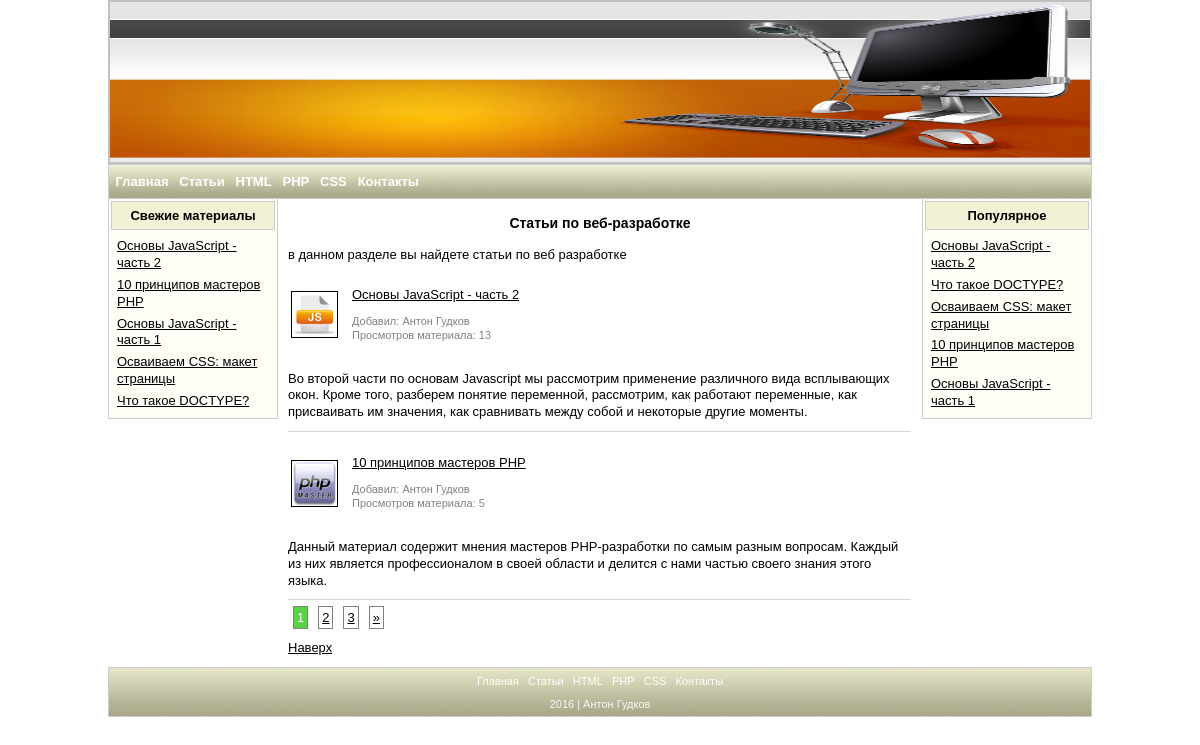
/sections/articles, run on the app's committed database.
### tables this page shows
CREATE TABLE `sections` (
  `section_id` varchar(30) DEFAULT NULL,
  `description` varchar(200) DEFAULT NULL,
  `keywords` varchar(200) DEFAULT NULL,
  `title` varchar(200) DEFAULT NULL,
  `main_text` text
);

CREATE TABLE `materials` (
  `material_id` int(6) NOT NULL,
  `description` varchar(200) NOT NULL,
  `keywords` varchar(200) NOT NULL,
  `title` varchar(200) NOT NULL,
  `short_text` text NOT NULL,
  `main_text` text NOT NULL,
  `author` varchar(80) NOT NULL,
  `section0` varchar(30) NOT NULL,
  `section1` varchar(30) NOT NULL,
  `section2` varchar(30) NOT NULL,
  `section3` varchar(30) NOT NULL,
  `section4` varchar(30) NOT NULL,
  `small_img_url` varchar(200) NOT NULL,
  `count_views` int(8) NOT NULL DEFAULT '0',
  `date` timestamp NOT NULL DEFAULT CURRENT_TIMESTAMP ON UPDATE CURRENT_TIMESTAMP
);

### application/libraries/display_lib.php (called while the page is built, shortened)
<?php defined('BASEPATH') OR exit('No direct script access allowed');
class Display_lib
{
    public function user_page($data,$name)
    {
        $CI =& get_instance ();
        $CI->load->view('preheader_view',$data);
        $CI->load->view('header_view');
        $CI->load->view('top_navigation_view');
        $CI->load->view($name.'_view',$data);
        $CI->load->view('leftblock_view',$data);
        $CI->load->view('rightblock_view',$data);
    }
}

### application/controllers/sections.php (called while the page is built, shortened)
<?php defined('BASEPATH') OR exit('No direct script access allowed');
class Sections extends CI_Controller
{
    public function show($section_id,$start_from = 0)
    {
        $data = array();
        $data['latest_materials'] = $this->materials_model->get_latest();
        $data['popular_materials'] = $this->materials_model->get_popular();
        $data['main_info'] = $this->sections_model->get($section_id);
        if (empty($data['main_info']))
        {
            $data['info'] = 'Такой категории не существует';
            $name = 'info';
            $this->display_lib->user_info_page($data,$name);
        }
        else
        {
            $limit = $this->config->item('user_per_page');
            $total = $this->materials_model->count_by($section_id);
            $settings = $this->pagination_lib->get_settings('section',$section_id,$total,$limit);
            $this->pagination->initialize($settings);
            $data['materials_list'] = $this->materials_model->get_by($section_id,$limit,$start_from);
            $data['page_nav'] = $this->pagination->create_links();
            $name = 'sections/content';
            $this->display_lib->user_page($data,$name);
        }
    }
}

### index.php (called while the page is built, shortened)
<?php
require_once BASEPATH.'core/CodeIgniter.php';

### application/models/crud.php (called while the page is built, shortened)
<?php defined('BASEPATH') OR exit('No direct script access allowed');
class Crud extends CI_Model
{
    public $table = '';
    public $idkey = '';
    public function get($obj_id)
    {
        $this->db->where($this->idkey,$obj_id);
        $query = $this->db->get($this->table);
        return $query->row_array();
    }
}
?>

### application/models/materials_model.php (called while the page is built, shortened)
<?php defined('BASEPATH') OR exit('No direct script access allowed');
class Materials_model extends Crud
{
    public function get_latest()
    {
        $this->db->order_by ('material_id','desc');
        $this->db->limit (6);
        $query = $this->db->get('materials');
        return $query->result_array();
    }
    public function get_popular()
    {
        $this->db->order_by('count_views','desc');
        $this->db->limit (5);
        $query = $this->db->get('materials');
        return $query->result_array();
    }
    public function get_by($section_id,$limit,$start_from)
    {
        $this->db->order_by('material_id','desc');
        $this->db->where   ('section0',$section_id);
        for ($i=1;$i<4;$i++)
        {
            $cname = 'section'.$i;
            $this->db->or_where($cname,$section_id);
        }
        $this->db->limit($limit,$start_from);
        $query = $this->db->get('materials');
        return $query->result_array();
    }
    public function count_by($section_id)
    {
        $this->db->where ('section0',$section_id);
        for ($i=1;$i<4;$i++)
        {
            $cname = 'section'.$i;
            $this->db->or_where($cname,$section_id);
        }
        return $this->db->count_all_results('materials');
    }
}
?>

### application/views/sections/content_view.php (the view)
<div id="wrapper">
    <div id="content">
        <h2><?=$main_info['title'];?></h2>
        <?=$main_info['main_text'];?>
        <?php foreach ($materials_list as $item):?>
            <table>
                <tr>
                    <td align = "center">
                        <p><a href = "<?=base_url()."materials/$item[material_id]";?>"><img class="small_img" src="<?=$item['small_img_url'];?>" width="45" height="45" alt="<?=$item['title'];?>"></a></p>
                    </td>
                    <td align = "center">
                        <p class = "anons_title"><a href = "<?=base_url()."materials/$item[material_id]";?>"><?=$item['title'];?></a></p>
                        <p class = "anons_text">Добавил: <?=$item['author'];?><br>
                            Просмотров материала: <?=$item['count_views'];?></p>
                    </td>
                </tr>
            </table>
            <p><?=$item['short_text'];?></p>
            <div class="grey_line"></div>
        <?php endforeach;?>
        <?=$page_nav;?>
        <p><a href="#top">Наверх</a></p>
    </div>
</div>

### application/views/leftblock_view.php
<div id="leftblock">
    <table>
        <tr>
            <td class="tdview">
                <h2 class = "sidebartitle">Свежие материалы</h2>
            </td>
        </tr>
        <tr>
            <td>
                <?php foreach ($latest_materials as $item):?>
                    <p><a href = "<?=base_url()."materials/$item[material_id]";?>"><?=$item['title'];?></a></p>
                <?php endforeach;?>
            </td>
        </tr>
    </table>
</div>

### application/views/rightblock_view.php
<div id="rightblock">
    <table>
        <tr>
            <td class="tdview">
                <h2 class = "sidebartitle">Популярное</h2>
            </td>
        </tr>
        <tr>
            <td>
                <?php foreach ($popular_materials as $item):?>
                    <p><a href = "<?=base_url()."materials/$item[material_id]";?>"><?=$item['title'];?></a></p>
                <?php endforeach;?>
            </td>
        </tr>
    </table>
</div>

### styles/style.css (style rules this page uses)
body { margin:0; padding:0; color:#000000; font-family: Verdana, Arial, Helvetica, sans-serif; }
a:link { color: #000000; }
ul#pagination li { display: inline; margin: 5px; padding: 3px; border: 1px solid gray; }
div#wrapper { float: left; width: 100%; }
div#content { line-height: 1.3; margin: 0px 170px; margin-top: 10px; background: #ffffff; }
div#content div.grey_line { width:623px; border-top: 1px solid #D8D8D8; margin: 10px; }
div#content p { color: #000000; font-size: 13px; font-weight: normal; margin: 10px; text-align: left; }
div#content p.anons_text { color: gray; font-size: 11px; margin-top: 10px; margin-bottom: 15px; margin-left: 0px; }
div#content p.anons_title { margin-left: 0px; }
div#content h2 { font-size: 14px; margin: 15px 10px; text-align: center; }
div#leftblock { float: left; width: 170px; margin-left: -984px; margin-top: 0px; margin-bottom: 10px; text-align: left; border: 0px; }
div#leftblock table { width: 170px; background: #fefef6; border-top: 0px solid #cccccc; border-right: 1px solid #cccccc; border-bottom: 1px solid #cccccc; border-left: 1px solid #cccccc; border-spacing: 2px; }
div#leftblock p { margin: 5px; line-height: 1.3; text-align: left; font-size: 13px; font-weight: normal; color: #000000; }
div#rightblock { float: left; width: 170px; margin-top: 0px; margin-left: -170px; margin-bottom: 10px; text-align: left; border: 0px; }
div#rightblock table { width: 170px; background: #fefef6; border-top: 0px solid #cccccc; border-right: 1px solid #cccccc; border-bottom: 1px solid #cccccc; border-left: 1px solid #cccccc; border-spacing: 2px; }
div#rightblock p { margin: 5px; line-height: 1.3; text-align: left; font-size: 13px; font-weight: normal; color: #000000; }
.tdview { background: #f1f1d5; border-top: 1px solid #cccccc; border-bottom: 1px solid #cccccc; border-left: 1px solid #cccccc; border-right: 1px solid #cccccc; }
.sidebartitle { font-size: 13px; font-weight: bold; text-align: center; margin: 5px 0px; }
.small_img { border:1px solid black; }

### data on the page
sections: title "Статьи по веб-разработке", main_text "в данном разделе вы найдете статьи по веб разработке"
materials: small_img_url (picture), title "Основы JavaScript - часть 2", author "Антон Гудков", count_views "13", short_text "Во второй части по основам Javascript мы рассмотрим применение различного вида всплывающих окон. Кроме того, разберем понятие переменной, рассмотрим, как работают переменные, как присваивать им значения, как сравнивать между собой и некоторые другие моменты."
materials: small_img_url (picture), title "10 принципов мастеров PHP", author "Антон Гудков", count_views "5", short_text "Данный материал содержит мнения мастеров PHP-разработки по самым разным вопросам. Каждый из них является профессионалом в своей области и делится с нами частью своего знания этого языка."
materials: title "Основы JavaScript - часть 1"
materials: title "Осваиваем CSS: макет страницы"
materials: title "Что такое DOCTYPE?"

### other printed values
$page_nav "1 2 3 »"
